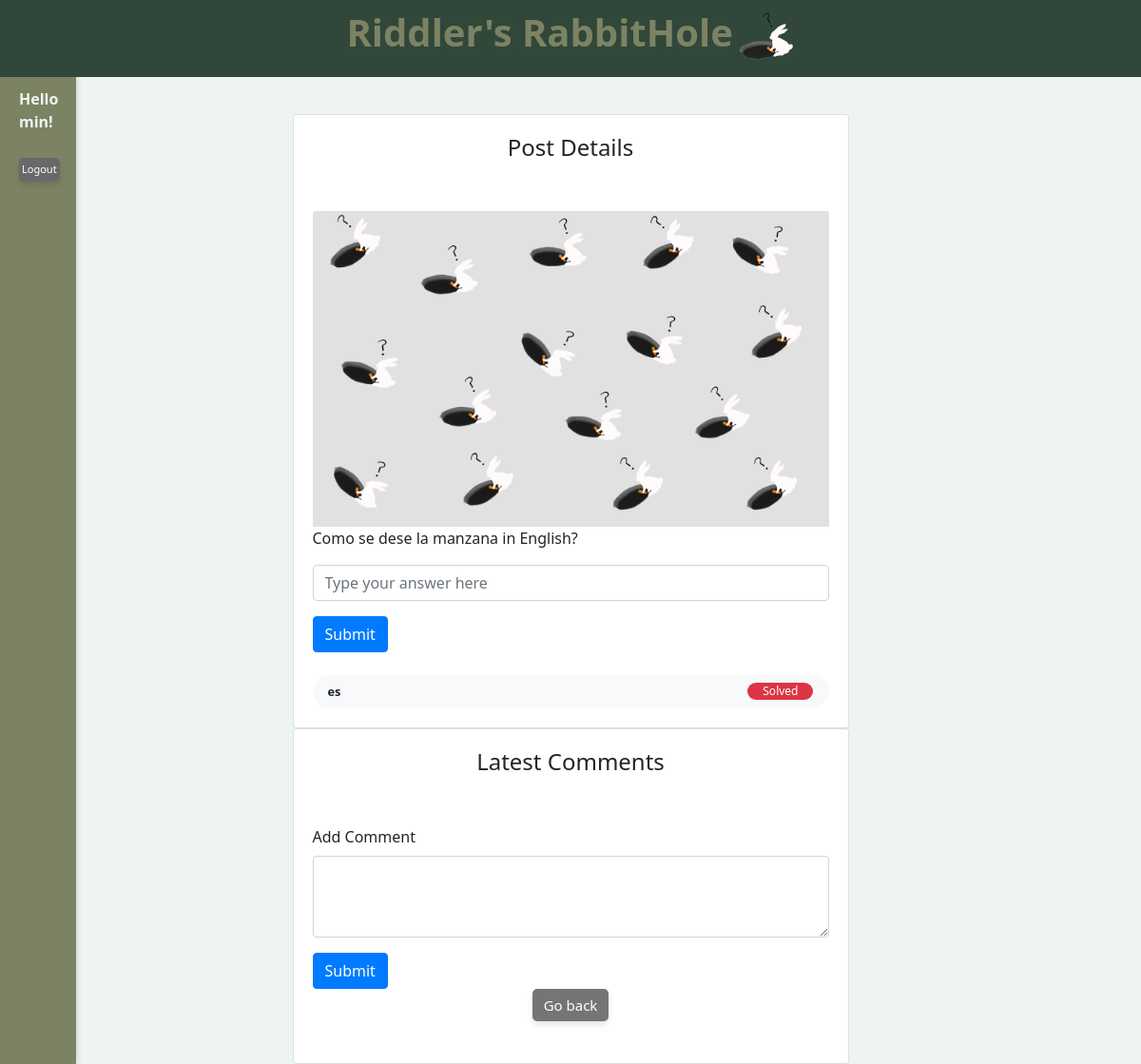
/post-details/2 (signed in), run on the app's committed database.
### database/models.py (models this page shows, shortened)
class User(UserMixin, Model):
    id = Column(Integer, primary_key=True)
    username = Column(String(50), unique=True, nullable=False)
    email = Column(String(100), unique=True, nullable=False)
    password_hash = Column(String(128), nullable=False)
    gender = Column(String(10), nullable=False)
    dob = Column(DateTime, nullable=False)
    phone = Column(String(20))
    country = Column(String(50), nullable=False)
    avatar = Column(String(20), nullable=False)
    score = Column(db.Integer, default=0)
    comments = db.relationship('Comment', backref='user', lazy=True)

class Post(Model):
    id = Column(Integer, primary_key=True)
    user_id = Column(Integer, ForeignKey("user.id"))
    datetime = Column(DateTime(100), server_default=func.now())
    content = Column(String(128), nullable=False)
    hint = Column(String(128), nullable=False)
    language = Column(String(10), nullable=False, default='en')
    status = Column(Boolean, nullable=False, default=False) # false: active, true: completed
    comments = relationship('Comment', backref='post', lazy=True) # one to many, this will add a post attribute to the comment class
    images = relationship('Image', backref='post', lazy=True)

### app.py (the view)
@app.route('/post-details/<int:post_id>')
@login_required
def post_details(post_id):
    post = Post.query.filter_by(id=post_id).first()
    if post:
        comments = Comment.query.filter_by(post_id=post_id).all()
        comments_with_users = []
        for comment in comments:
            user = User.query.filter_by(id=comment.user_id).first()
            comment_data = comment.to_dict()
            comment_data['username'] = user.username
            comment_data['avatar'] = user.avatar
            comments_with_users.append(comment_data)
        return render_template('post.html', user=current_user, post=post, comments=comments_with_users)
    else:
        flash('Post not found.', 'error')
        return redirect(url_for('index'))

### app.py (called while the page is built)
@login_manager.user_loader
def load_user(user_id):
    return User.query.get(int(user_id))

### templates/post.html (shortened to what this page needs)
<!DOCTYPE html>
<html lang="en">
<head>
    <link rel="stylesheet" type="text/css" href="{{ url_for('static', filename='css/style.css') }}">
    <link href="https://stackpath.bootstrapcdn.com/bootstrap/4.5.2/css/bootstrap.min.css" rel="stylesheet">
</head>
<body style="background-color: #EDF4F2;">
    <div class="header">
        <h1 style="color: #7C8363"><b>Riddler's RabbitHole</b><img src="{{ url_for('static', filename='img/rabbit.png') }}" alt="" class="rabbitimg"></h1>
    </div>
    <div class="sidebar" id="sidebar">
        <div class="login-tab" id="loginButton" onclick="toggleLogin()">
            {% if current_user.is_authenticated %}
                <br><br><br><b>
                Hello
                {{ current_user.username }}!</b>
                <br><br>
                <button class="lognew" onclick="logout()">Logout</button>
            {% else %}
                <br><br><br>
                Login
            {% endif %}
        </div>
    </div>
    <div class="row d-flex justify-content-center mt-100 mb-100" style="margin-top: 120px;">
        <div class="col-lg-6">
            <div class="card">
                <div class="card-body text-center">
                    <h4 class="card-title">Post Details</h4>
                </div>
                <div>
                    <div class="card-body">
                    {% if post.images %}
                    <img src="{{ url_for('static', filename='post_images/' + post.images[0].url) }}" alt="Post Image" class="img-fluid card-img-top">
                    {% else %}
                    <img src="{{ url_for('static', filename='post_images/default.jpg') }}" alt="Post Image123" class="img-fluid card-img-top">
                    {% endif %}
                    <p>{{ post.hint }}</p>
                        <form id="answerForm" onsubmit="submitAnswer(event)">
                            <div class="form-group">
                                <input type="text" class="form-control" id="answer" name="answer" placeholder="Type your answer here" required>
                            </div>
                            <button type="submit" class="btn btn-primary">Submit</button>
                        </form>
                    <div class="d-flex align-items-center justify-content-between rounded-pill bg-light px-3 py-2 mt-4">
                        <p class="small mb-0"><span class="font-weight-bold">{{ post.language }}</span></p>
                        <p data-status="{{ post.status }}"></p><div class="badge {% if post.status %}badge-danger{% else %}badge-success{% endif %} px-3 rounded-pill font-weight-normal">
                            {% if post.status %}
                                Solved
                            {% else %}
                                Unsolved
                            {% endif %}
                        </div>
                    </div>
                    </div>
                </div>
            </div>
        </div>
    </div>
    <div class="row d-flex justify-content-center mt-100 mb-100">
        <div class="col-lg-6">
            <div class="card">
                <div class="card-body text-center">
                    <h4 class="card-title">Latest Comments</h4>
                </div>
                <div class="card-body">
                    <form id="commentForm" onsubmit="submitComment(event)">
                        <div class="form-group">
                            <label for="comment">Add Comment</label>
                            <textarea class="form-control" id="comment" name="comment" rows="3" required></textarea>
                        </div>
                        <button type="submit" class="btn btn-primary">Submit</button>
                    </form>
                    <div class="mb-4" style="text-align: center;">
                        <a href="{{ url_for('index') }}" class="newbutton">Go back</a>
                    </div>
                </div>
            </div>
        </div>
    </div>
</body>
</html>

### static/css/style.css (style rules this page uses)
* { margin: 0; padding: 0; box-sizing: border-box; }
body { font-family: 'Segoe UI', Tahoma, Geneva, Verdana, sans-serif; padding: 20px; margin-left: 120px; background-color: #EDf4f2; }
.sidebar { position: fixed; top: 0; left: 0; width: 120px; height: 100%; background-color: #7C8363; overflow-y: auto; padding: 20px; box-shadow: 2px 0 5px rgba(0, 0, 0, 0.1); z-index: 999; transition: width 0.3s ease-in-out; color: #EDF4F2 }
.rabbitimg { height: 50px; width: auto; margin-left: 5px; }
.header { position: fixed; top: 0; left: 0; width: 100%; background-color: #31473A; color: rgb(65, 65, 65); padding: 10px 15px; text-align: center; z-index: 9999; color: #7C8363; }
.newbutton { display: inline-block; padding: 6px 12px; font-size: 15px; color: #fff; background-color: #757575; border: none; border-radius: 5px; cursor: pointer; transition: background-color 0.3s ease, transform 0.2s ease; box-shadow: 0 4px 6px rgba(0, 0, 0, 0.1); }
.lognew { display: inline-block; font-size: 11px; padding: 4px 3px; border-radius: 5px; border: none; color: #fff; background-color: #696969; cursor: pointer; transition: background-color 0.3s ease, transform 0.2s ease; box-shadow: 0 4px 6px rgba(0, 0, 0, 0.1); }

### templates/post.html (style rules this page uses)
.sidebar { position: fixed; top: 0; left:0; width: 80px; height: 100%; overflow-y: auto; padding: 20px; box-shadow: 2px 0 5px rgba(0, 0, 0, 0.1); z-index: 999; transition: width 0.3s ease-in-out; }
body { font-family: 'Segoe UI', Tahoma, Geneva, Verdana, sans-serif; margin: 0; padding: 0; background-position: center center; background-attachment: fixed; height: 100vh; }
h1 { text-align: center; color: #262626; }

### data on the page
User: username "min"
Post: hint "Como se dese la manzana in English?", language "es"
